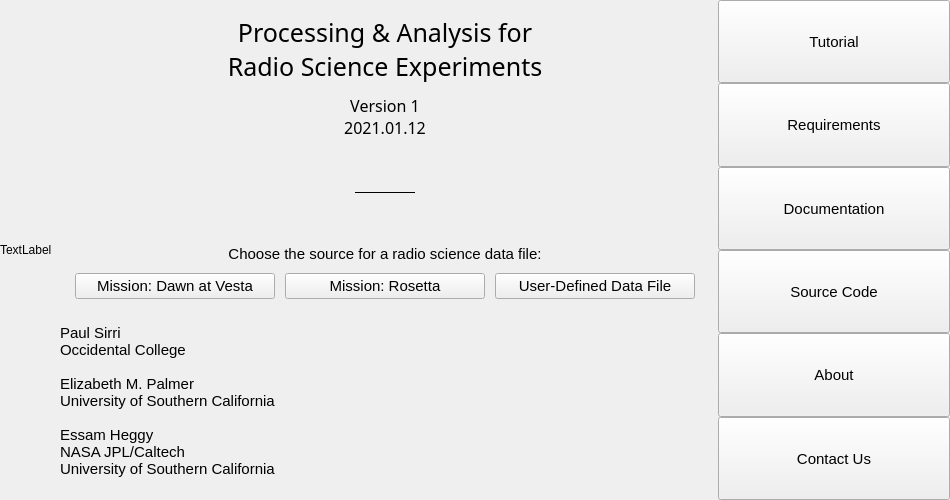
<?xml version="1.0" encoding="UTF-8"?>
<ui version="4.0">
 <class>MainWindow</class>
 <widget class="QMainWindow" name="MainWindow">
  <property name="geometry">
   <rect>
    <x>0</x>
    <y>0</y>
    <width>950</width>
    <height>500</height>
   </rect>
  </property>
  <property name="font">
   <font>
    <family>Arial</family>
    <pointsize>9</pointsize>
   </font>
  </property>
  <property name="windowTitle">
   <string>MainWindow</string>
  </property>
  <widget class="QWidget" name="centralwidget">
   <layout class="QGridLayout" name="gridLayout">
    <property name="leftMargin">
     <number>0</number>
    </property>
    <property name="topMargin">
     <number>0</number>
    </property>
    <property name="rightMargin">
     <number>0</number>
    </property>
    <property name="bottomMargin">
     <number>0</number>
    </property>
    <item row="0" column="0">
     <layout class="QHBoxLayout" name="horizontalLayout" stretch="0,2,1">
      <property name="spacing">
       <number>0</number>
      </property>
      <item>
       <widget class="QLabel" name="label_2">
        <property name="text">
         <string>TextLabel</string>
        </property>
       </widget>
      </item>
      <item>
       <layout class="QVBoxLayout" name="vlayout_primary">
        <property name="spacing">
         <number>10</number>
        </property>
        <property name="leftMargin">
         <number>3</number>
        </property>
        <property name="topMargin">
         <number>15</number>
        </property>
        <property name="rightMargin">
         <number>3</number>
        </property>
        <property name="bottomMargin">
         <number>0</number>
        </property>
        <item>
         <widget class="QLabel" name="lbl_title">
          <property name="font">
           <font>
            <family>Bahnschrift SemiLight</family>
            <pointsize>19</pointsize>
           </font>
          </property>
          <property name="text">
           <string>Processing &amp; Analysis for
Radio Science Experiments</string>
          </property>
          <property name="alignment">
           <set>Qt::AlignCenter</set>
          </property>
         </widget>
        </item>
        <item>
         <widget class="QLabel" name="lbl_version">
          <property name="sizePolicy">
           <sizepolicy hsizetype="Preferred" vsizetype="Preferred">
            <horstretch>0</horstretch>
            <verstretch>0</verstretch>
           </sizepolicy>
          </property>
          <property name="font">
           <font>
            <family>Bahnschrift Light</family>
            <pointsize>12</pointsize>
            <weight>50</weight>
            <italic>false</italic>
            <bold>false</bold>
            <underline>false</underline>
            <strikeout>false</strikeout>
            <kerning>true</kerning>
           </font>
          </property>
          <property name="frameShape">
           <enum>QFrame::NoFrame</enum>
          </property>
          <property name="text">
           <string>Version 1
2021.01.12</string>
          </property>
          <property name="alignment">
           <set>Qt::AlignCenter</set>
          </property>
         </widget>
        </item>
        <item alignment="Qt::AlignHCenter">
         <widget class="Line" name="line_horizontal">
          <property name="enabled">
           <bool>true</bool>
          </property>
          <property name="sizePolicy">
           <sizepolicy hsizetype="Fixed" vsizetype="Expanding">
            <horstretch>0</horstretch>
            <verstretch>0</verstretch>
           </sizepolicy>
          </property>
          <property name="minimumSize">
           <size>
            <width>60</width>
            <height>0</height>
           </size>
          </property>
          <property name="baseSize">
           <size>
            <width>0</width>
            <height>0</height>
           </size>
          </property>
          <property name="frameShadow">
           <enum>QFrame::Plain</enum>
          </property>
          <property name="orientation">
           <enum>Qt::Horizontal</enum>
          </property>
         </widget>
        </item>
        <item>
         <widget class="QLabel" name="lbl_open_desc">
          <property name="font">
           <font>
            <family>Arial</family>
            <pointsize>11</pointsize>
           </font>
          </property>
          <property name="text">
           <string>Choose the source for a radio science data file:</string>
          </property>
          <property name="alignment">
           <set>Qt::AlignCenter</set>
          </property>
         </widget>
        </item>
        <item>
         <layout class="QHBoxLayout" name="horizontalLayout_3">
          <property name="leftMargin">
           <number>20</number>
          </property>
          <property name="rightMargin">
           <number>20</number>
          </property>
          <item>
           <widget class="QPushButton" name="btn_dawnvesta">
            <property name="enabled">
             <bool>true</bool>
            </property>
            <property name="minimumSize">
             <size>
              <width>200</width>
              <height>0</height>
             </size>
            </property>
            <property name="font">
             <font>
              <family>Arial</family>
              <pointsize>11</pointsize>
             </font>
            </property>
            <property name="text">
             <string>Mission: Dawn at Vesta</string>
            </property>
           </widget>
          </item>
          <item>
           <widget class="QPushButton" name="btn_rosetta">
            <property name="minimumSize">
             <size>
              <width>200</width>
              <height>0</height>
             </size>
            </property>
            <property name="font">
             <font>
              <pointsize>11</pointsize>
             </font>
            </property>
            <property name="text">
             <string>Mission: Rosetta</string>
            </property>
           </widget>
          </item>
          <item>
           <widget class="QPushButton" name="btn_userfile">
            <property name="minimumSize">
             <size>
              <width>200</width>
              <height>0</height>
             </size>
            </property>
            <property name="font">
             <font>
              <pointsize>11</pointsize>
             </font>
            </property>
            <property name="text">
             <string>User-Defined Data File</string>
            </property>
           </widget>
          </item>
         </layout>
        </item>
        <item>
         <layout class="QHBoxLayout" name="horizontalLayout_2">
          <property name="topMargin">
           <number>15</number>
          </property>
          <item>
           <widget class="QLabel" name="lbl_authors">
            <property name="font">
             <font>
              <family>Arial</family>
              <pointsize>11</pointsize>
             </font>
            </property>
            <property name="text">
             <string>Paul Sirri
Occidental College

Elizabeth M. Palmer
University of Southern California

Essam Heggy
NASA JPL/Caltech
University of Southern California
</string>
            </property>
            <property name="alignment">
             <set>Qt::AlignBottom|Qt::AlignLeading|Qt::AlignLeft</set>
            </property>
            <property name="indent">
             <number>5</number>
            </property>
           </widget>
          </item>
         </layout>
        </item>
       </layout>
      </item>
      <item>
       <layout class="QVBoxLayout" name="vlayout_options">
        <property name="spacing">
         <number>0</number>
        </property>
        <item>
         <widget class="QPushButton" name="btn_tutorial">
          <property name="enabled">
           <bool>true</bool>
          </property>
          <property name="sizePolicy">
           <sizepolicy hsizetype="Minimum" vsizetype="Minimum">
            <horstretch>0</horstretch>
            <verstretch>0</verstretch>
           </sizepolicy>
          </property>
          <property name="minimumSize">
           <size>
            <width>0</width>
            <height>45</height>
           </size>
          </property>
          <property name="font">
           <font>
            <pointsize>11</pointsize>
           </font>
          </property>
          <property name="text">
           <string>Tutorial</string>
          </property>
         </widget>
        </item>
        <item>
         <widget class="QPushButton" name="btn_requirements">
          <property name="enabled">
           <bool>true</bool>
          </property>
          <property name="sizePolicy">
           <sizepolicy hsizetype="Minimum" vsizetype="Minimum">
            <horstretch>0</horstretch>
            <verstretch>0</verstretch>
           </sizepolicy>
          </property>
          <property name="minimumSize">
           <size>
            <width>0</width>
            <height>45</height>
           </size>
          </property>
          <property name="font">
           <font>
            <pointsize>11</pointsize>
           </font>
          </property>
          <property name="text">
           <string>Requirements</string>
          </property>
         </widget>
        </item>
        <item>
         <widget class="QPushButton" name="btn_documentation">
          <property name="enabled">
           <bool>true</bool>
          </property>
          <property name="sizePolicy">
           <sizepolicy hsizetype="Minimum" vsizetype="Minimum">
            <horstretch>0</horstretch>
            <verstretch>0</verstretch>
           </sizepolicy>
          </property>
          <property name="minimumSize">
           <size>
            <width>0</width>
            <height>45</height>
           </size>
          </property>
          <property name="font">
           <font>
            <pointsize>11</pointsize>
           </font>
          </property>
          <property name="text">
           <string>Documentation</string>
          </property>
         </widget>
        </item>
        <item>
         <widget class="QPushButton" name="btn_sourcecode">
          <property name="sizePolicy">
           <sizepolicy hsizetype="Minimum" vsizetype="Minimum">
            <horstretch>0</horstretch>
            <verstretch>0</verstretch>
           </sizepolicy>
          </property>
          <property name="minimumSize">
           <size>
            <width>0</width>
            <height>45</height>
           </size>
          </property>
          <property name="font">
           <font>
            <pointsize>11</pointsize>
           </font>
          </property>
          <property name="text">
           <string>Source Code</string>
          </property>
         </widget>
        </item>
        <item>
         <widget class="QPushButton" name="btn_about">
          <property name="enabled">
           <bool>true</bool>
          </property>
          <property name="sizePolicy">
           <sizepolicy hsizetype="Minimum" vsizetype="Minimum">
            <horstretch>0</horstretch>
            <verstretch>0</verstretch>
           </sizepolicy>
          </property>
          <property name="minimumSize">
           <size>
            <width>0</width>
            <height>45</height>
           </size>
          </property>
          <property name="font">
           <font>
            <pointsize>11</pointsize>
           </font>
          </property>
          <property name="text">
           <string>About</string>
          </property>
         </widget>
        </item>
        <item>
         <widget class="QPushButton" name="btn_contact">
          <property name="enabled">
           <bool>true</bool>
          </property>
          <property name="sizePolicy">
           <sizepolicy hsizetype="Minimum" vsizetype="Minimum">
            <horstretch>0</horstretch>
            <verstretch>0</verstretch>
           </sizepolicy>
          </property>
          <property name="minimumSize">
           <size>
            <width>0</width>
            <height>45</height>
           </size>
          </property>
          <property name="font">
           <font>
            <pointsize>11</pointsize>
           </font>
          </property>
          <property name="text">
           <string>Contact Us</string>
          </property>
         </widget>
        </item>
       </layout>
      </item>
     </layout>
    </item>
   </layout>
  </widget>
 </widget>
 <resources/>
 <connections/>
</ui>
